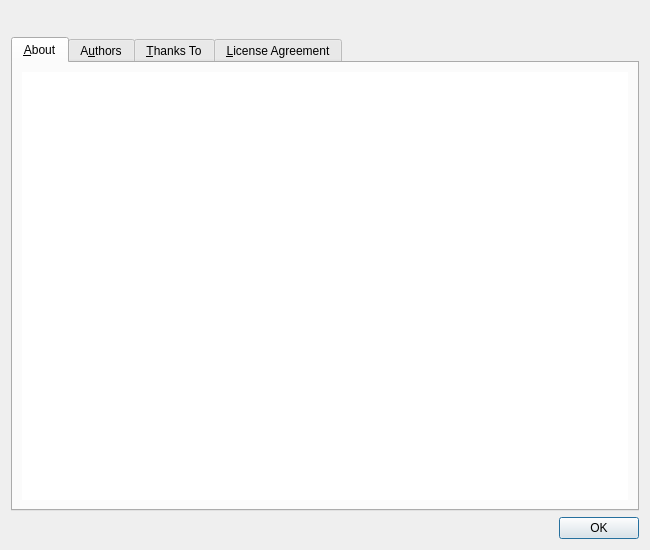
<?xml version="1.0" encoding="UTF-8"?>
<ui version="4.0">
 <class>AboutDialog</class>
 <widget class="QDialog" name="AboutDialog">
  <property name="geometry">
   <rect>
    <x>0</x>
    <y>0</y>
    <width>650</width>
    <height>550</height>
   </rect>
  </property>
  <property name="windowTitle">
   <string>About Eric</string>
  </property>
  <layout class="QVBoxLayout">
   <item>
    <layout class="QHBoxLayout">
     <item>
      <widget class="QLabel" name="ericPixmap">
       <property name="scaledContents">
        <bool>false</bool>
       </property>
      </widget>
     </item>
     <item>
      <widget class="QLabel" name="ericLabel">
       <property name="sizePolicy">
        <sizepolicy hsizetype="Expanding" vsizetype="Preferred">
         <horstretch>0</horstretch>
         <verstretch>0</verstretch>
        </sizepolicy>
       </property>
       <property name="font">
        <font>
         <family>Sans Serif</family>
         <pointsize>11</pointsize>
         <italic>false</italic>
         <bold>true</bold>
         <underline>false</underline>
         <strikeout>false</strikeout>
        </font>
       </property>
      </widget>
     </item>
    </layout>
   </item>
   <item>
    <widget class="QTabWidget" name="aboutTabWidget">
     <property name="currentIndex">
      <number>0</number>
     </property>
     <widget class="QWidget" name="about">
      <attribute name="title">
       <string>&amp;About</string>
      </attribute>
      <layout class="QVBoxLayout">
       <item>
        <widget class="QTextBrowser" name="aboutEdit">
         <property name="frameShape">
          <enum>QFrame::NoFrame</enum>
         </property>
         <property name="openExternalLinks">
          <bool>true</bool>
         </property>
        </widget>
       </item>
      </layout>
     </widget>
     <widget class="QWidget" name="authors">
      <attribute name="title">
       <string>A&amp;uthors</string>
      </attribute>
      <layout class="QVBoxLayout">
       <item>
        <widget class="QTextEdit" name="authorsEdit">
         <property name="frameShape">
          <enum>QFrame::NoFrame</enum>
         </property>
         <property name="readOnly">
          <bool>true</bool>
         </property>
        </widget>
       </item>
      </layout>
     </widget>
     <widget class="QWidget" name="thanks">
      <attribute name="title">
       <string>&amp;Thanks To</string>
      </attribute>
      <layout class="QVBoxLayout">
       <item>
        <widget class="QTextEdit" name="thanksEdit">
         <property name="frameShape">
          <enum>QFrame::NoFrame</enum>
         </property>
         <property name="readOnly">
          <bool>true</bool>
         </property>
        </widget>
       </item>
      </layout>
     </widget>
     <widget class="QWidget" name="license">
      <attribute name="title">
       <string>&amp;License Agreement</string>
      </attribute>
      <layout class="QVBoxLayout">
       <item>
        <widget class="QTextEdit" name="licenseEdit">
         <property name="frameShape">
          <enum>QFrame::NoFrame</enum>
         </property>
         <property name="lineWrapMode">
          <enum>QTextEdit::NoWrap</enum>
         </property>
         <property name="readOnly">
          <bool>true</bool>
         </property>
         <property name="acceptRichText">
          <bool>false</bool>
         </property>
        </widget>
       </item>
      </layout>
     </widget>
    </widget>
   </item>
   <item>
    <widget class="QDialogButtonBox" name="buttonBox">
     <property name="orientation">
      <enum>Qt::Horizontal</enum>
     </property>
     <property name="standardButtons">
      <set>QDialogButtonBox::Ok</set>
     </property>
    </widget>
   </item>
  </layout>
 </widget>
 <tabstops>
  <tabstop>aboutTabWidget</tabstop>
  <tabstop>aboutEdit</tabstop>
  <tabstop>authorsEdit</tabstop>
  <tabstop>thanksEdit</tabstop>
  <tabstop>licenseEdit</tabstop>
 </tabstops>
 <resources/>
 <connections>
  <connection>
   <sender>buttonBox</sender>
   <signal>accepted()</signal>
   <receiver>AboutDialog</receiver>
   <slot>accept()</slot>
   <hints>
    <hint type="sourcelabel">
     <x>83</x>
     <y>423</y>
    </hint>
    <hint type="destinationlabel">
     <x>83</x>
     <y>434</y>
    </hint>
   </hints>
  </connection>
  <connection>
   <sender>buttonBox</sender>
   <signal>rejected()</signal>
   <receiver>AboutDialog</receiver>
   <slot>reject()</slot>
   <hints>
    <hint type="sourcelabel">
     <x>135</x>
     <y>420</y>
    </hint>
    <hint type="destinationlabel">
     <x>136</x>
     <y>435</y>
    </hint>
   </hints>
  </connection>
 </connections>
</ui>
